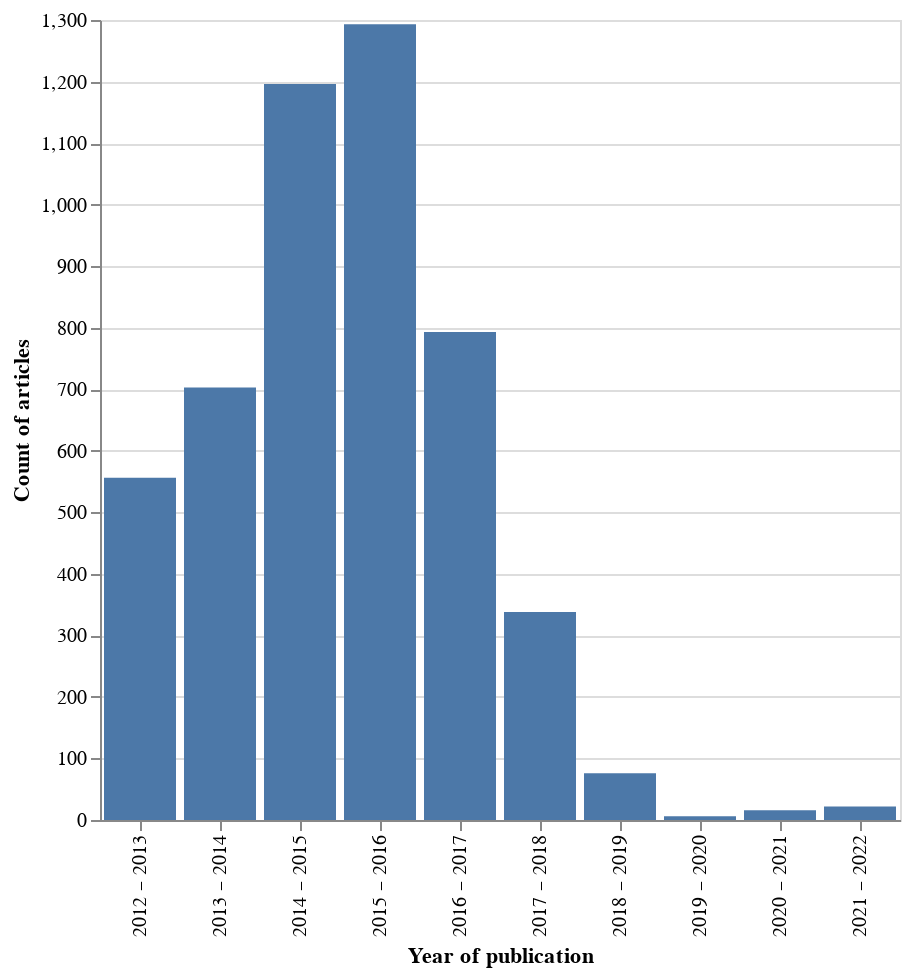

The notebook cell this image was saved under:
### Markdown cell above
### Understand release date distribution

### Code cell
# some quick transformations and an altair histogram
# note that we take a sample to fit into altair's 5000 record limit
years_to_plot: pd.DataFrame = pd.DataFrame(
    {"year_of_publication": [int(datetime.fromtimestamp(ts).year) for ts in business_news["date"]]}).sample(4999)
alt.Chart(years_to_plot).mark_bar().encode(
    alt.X("year_of_publication:N", bin=True, title="Year of publication"),
    y=alt.Y('count()', title="Count of articles"),
).properties(width=400, height=400)

### Figure 1 — Vega-Lite specification as saved in the notebook (floating-point values rounded to 4 significant figures; data arrays with more than 128 entries replaced by an {"elided": "..."} marker saying what was removed)
{"$schema": "https://vega.github.io/schema/vega-lite/v5.16.3.json", "config": {"view": {"continuousHeight": 300, "continuousWidth": 300}}, "data": {"name": "data-b4be40a4c28f54e5ccccb8e0e056697a"}, "datasets": {"data-b4be40a4c28f54e5ccccb8e0e056697a": {"elided": "4999 records"}}, "encoding": {"x": {"bin": true, "field": "year_of_publication", "title": "Year of publication", "type": "nominal"}, "y": {"aggregate": "count", "title": "Count of articles", "type": "quantitative"}}, "height": 400, "mark": {"type": "bar"}, "width": 400}
